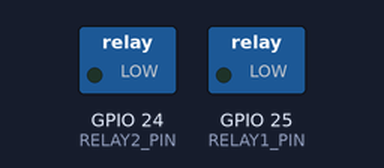
The program below on a simulated Raspberry Pi (BCM pin numbers). On the bench: switched loads named in the program (green lamp = pin HIGH). Dashed ring = blinking.

Above: at 0.12 s.
Timing chart, 0 to 3.0 s (numbered marks = the images above):
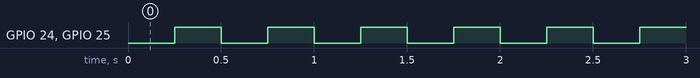

The program:

Relay_Fun2.py
```python
#!/usr/bin/python
#
# Raspberry Pi Class.
# David M. N. Bryan, dave@drstrangelove.net
#

# import the Raspberry Pi GPIO Library
import RPi.GPIO as GPIO, time, os

# Define OUTPUT Pins on RPI
RELAY1_PIN=25
RELAY2_PIN=24

# Set the pins to OUTPUTS
GPIO.setmode(GPIO.BCM)
GPIO.setup(RELAY1_PIN, GPIO.OUT)
GPIO.setup(RELAY2_PIN, GPIO.OUT)

while True:
	GPIO.output(RELAY1_PIN, False)
  	GPIO.output(RELAY2_PIN, False)
	time.sleep(.25)
	GPIO.output(RELAY1_PIN, True)
  	GPIO.output(RELAY2_PIN, True)
	time.sleep(.25)
```

Measured:
- by itself, GPIO 24 (RELAY2_PIN), GPIO 25 (RELAY1_PIN): alternates HIGH for 0.25 s and LOW for 0.25 s
